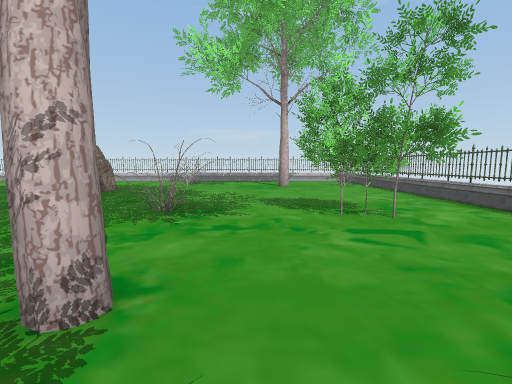
View 1 (above)

23 first-person views from a walk through a scene from a Unity 3-D project. The camera is 1.5 m above the floor, tilts 6° down and sees 90° across. The floor is counted in squares, 2 m on a side. Each view is taken from the middle of a square. On the plan, view 1 faces up. The plan holds only what a view shows up to about 9 squares ahead; the rest is blank. Some surface patterns are stand-ins.

View 2
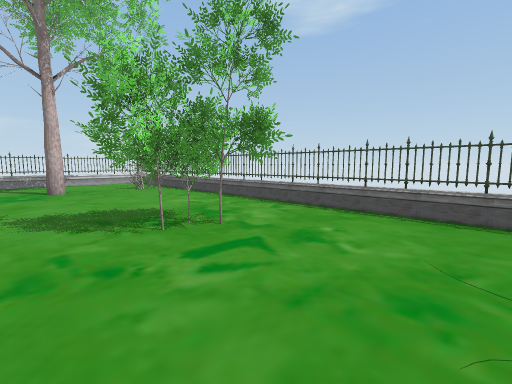

View 3
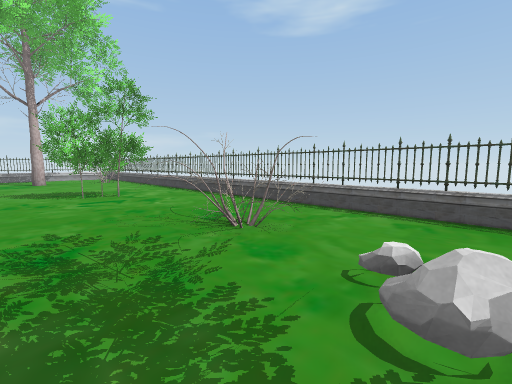

View 4
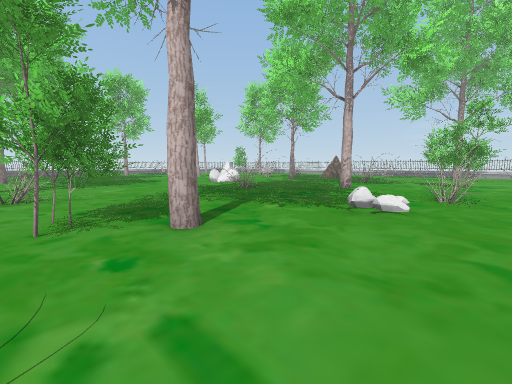

View 5
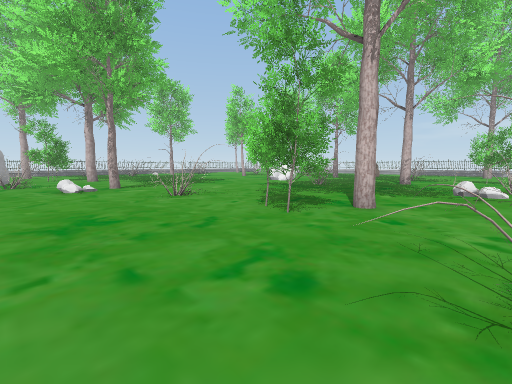

View 6
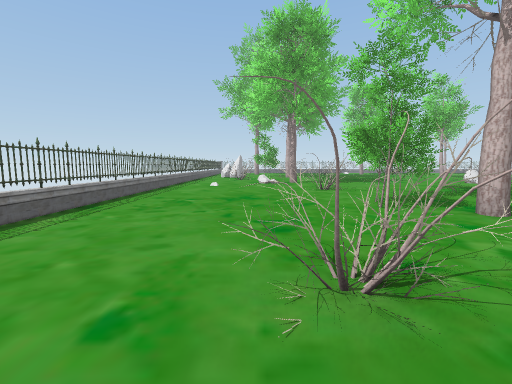

View 7
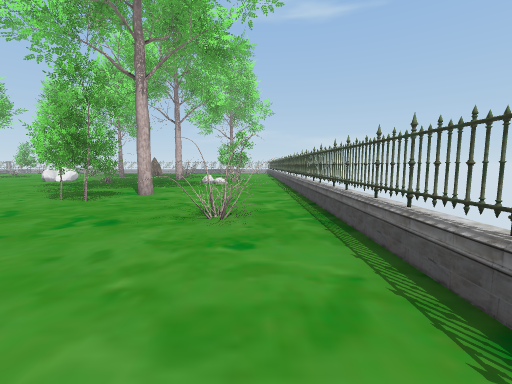

View 8
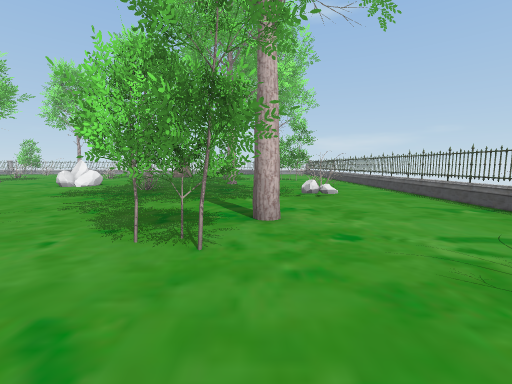

View 9
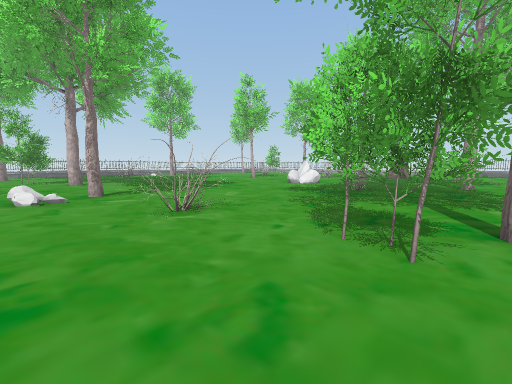

View 10
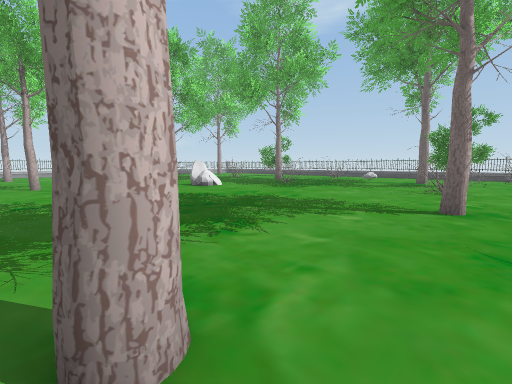

View 11
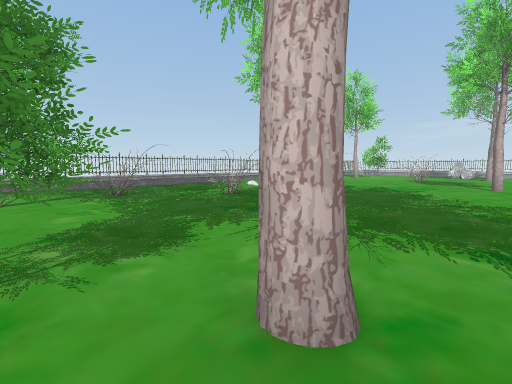

View 12
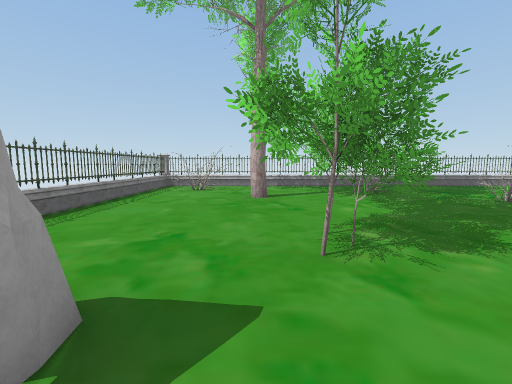

View 13
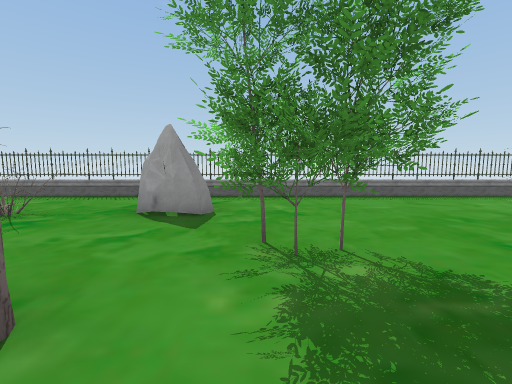

View 14
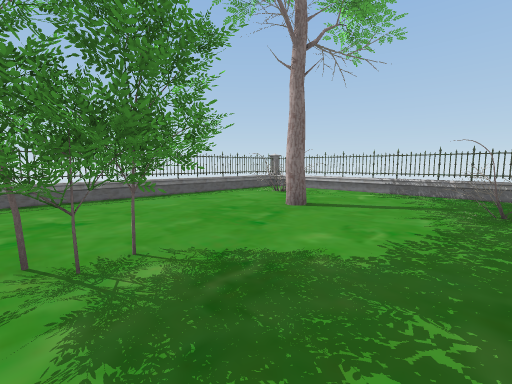

View 15
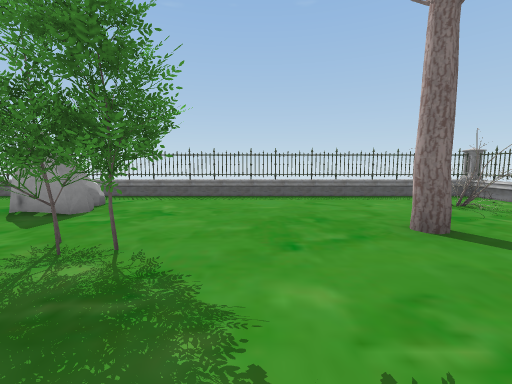

View 16
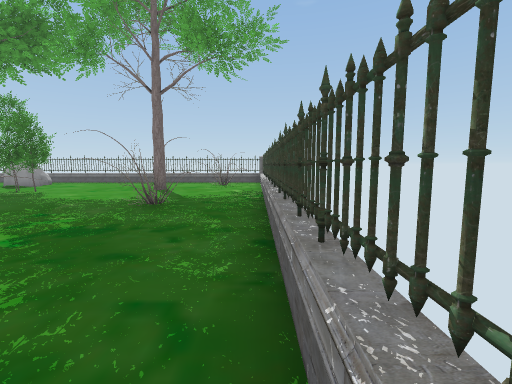

View 17
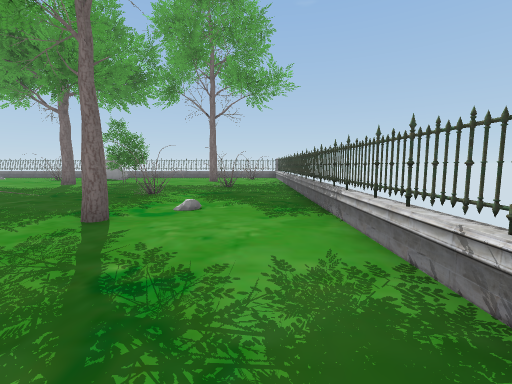

View 18
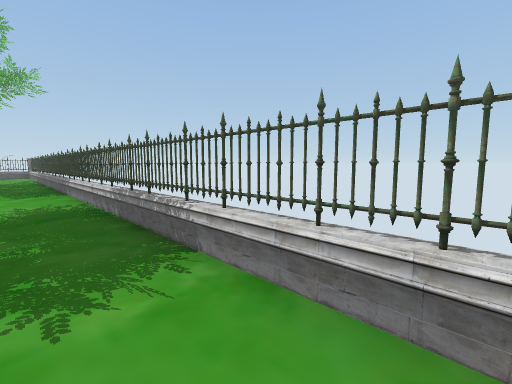

View 19
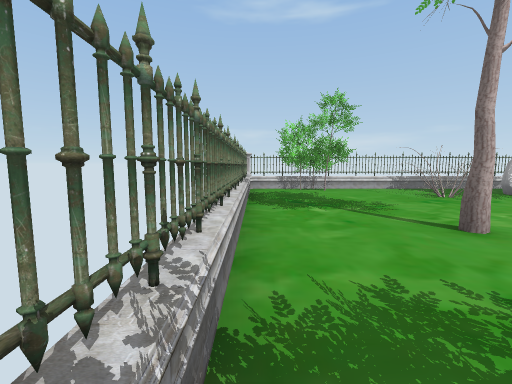

View 20
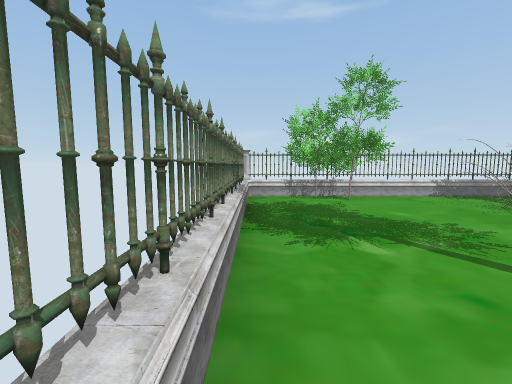

View 21
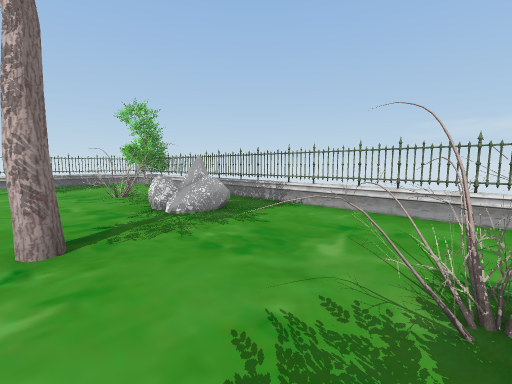

View 22
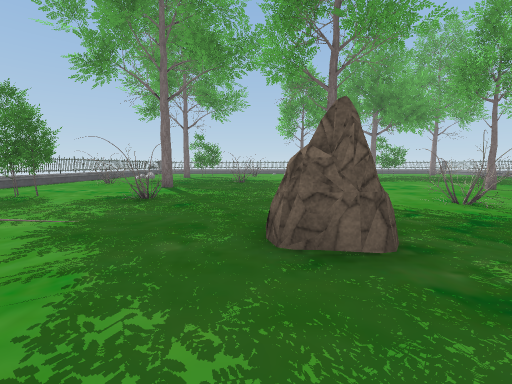

View 23
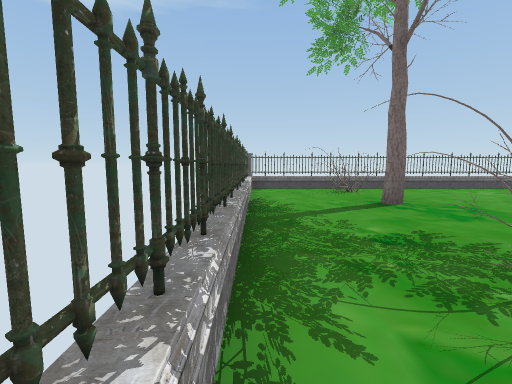

### Floor plan
Key: @ floor where view 1 was taken; # wall or solid block; x gap in a wall; . floor; = window, fence, low wall or low ledge; R rock; F fence; O other object.
Columns run from 21 left of view 1 to 5 right of it. Each row starts with its distance up from view 1.
 13 ## O#########    ########
 12 #FOO.........    ........O#
 11 #..O.O..R....      .......#
 10 #....OO.R..OOO   . O....O.#
  9 #.....O.....O  ...O ..#.O##
  8 #........#...  .R.........#
  7 #..#.         ..R.........#
  6 #...        OO............#
  5 #...        .O. ...OO.....#
  4 #..      ....O.  ..OO.OO..#
  3 #.. O    .....   ......O..#
  2 #...OO  ..#...  ..........#
  1 #...O  ......  R....#.....#
  0 #..........  .RR. ...@OOO.#
 -1 #..........  ....OO....OO.#
 -2 #.......... ..... O.......#
 -3 #...OO..... ..........O...#
 -4 #...OO....................#
 -5 #.OO......................#
 -6 #..O............OO#.OO....#
 -7 #..O.....#....#..OO.OO....#
 -8 #......OO..............OO.#
 -9 #...#...O..OOxO .......OO.#
-10 #.O .....RROO.............#
-11 #.OO.....R....  ..........#
-12 #F............. ....... .
-13 #=#####################

Positions as (right, up) in squares from view 1, and headings:
1: (0, 0), facing up
2: (0, 1), facing up-right
3: (0, -3), facing up-right
4: (3, -7), facing up-left
5: (2, -10), facing up-left
6: (4, -9), facing left
7: (3, -12), facing up
8: (0, -9), facing up
9: (0, -9), facing up-left
10: (-12, -8), facing up-right
11: (-11, -8), facing up-left
12: (-11, -9), facing left
13: (-13, -6), facing down
14: (-13, -6), facing down-left
15: (-15, -6), facing down
16: (-20, -1), facing down
17: (-19, 3), facing down
18: (-19, 7), facing down-left
19: (-20, 4), facing up
20: (-20, 6), facing up
21: (-9, 8), facing up-left
22: (-4, 10), facing down
23: (-4, 12), facing right
